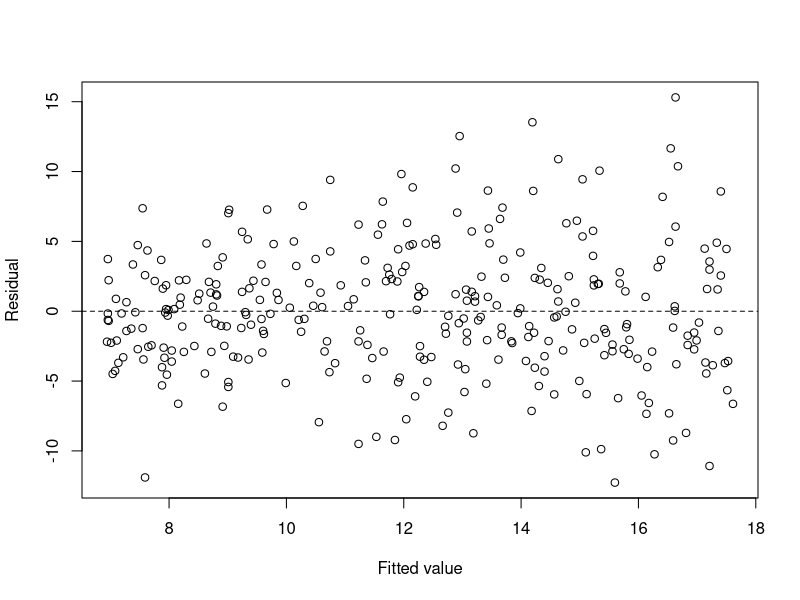
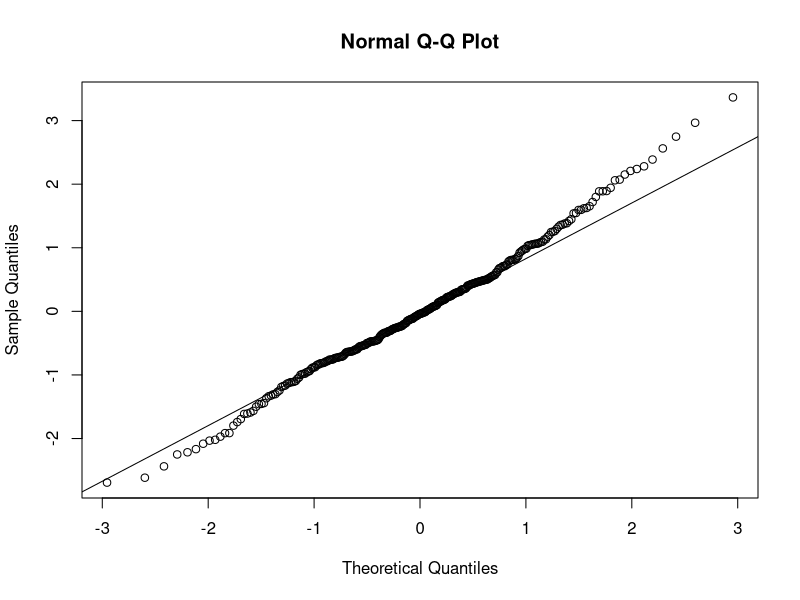

Source code (R) for these figures, in order:
## ---- chunk 1
#| label: imock-setup
#| include: false
# Chunk options only.
knitr::opts_chunk$set(echo = TRUE, message = FALSE, warning = FALSE,
                      fig.width = 7, fig.height = 4.5)
## ---- chunk 2
#| label: imock-load
ventures <- read.csv("data/qm-intermediate-mock-exam.csv")
ventures$digital <- factor(ventures$digital, levels = c("No", "Yes"))
## ---- chunk 3
#| label: imock-q1-fit
# Part 1
ventures <- read.csv("data/qm-intermediate-mock-exam.csv")
ventures$digital <- factor(ventures$digital, levels = c("No", "Yes"))
nrow(ventures)
mean(ventures$growth_pct)
max(ventures$growth_pct)

# Part 2
simple_model <- lm(growth_pct ~ marketing_10k, data = ventures)
coef(simple_model)

# Part 3
fit_50k <- predict(simple_model, newdata = data.frame(marketing_10k = 5))
fit_50k
11 - fit_50k
## ---- chunk 4
#| label: imock-q2-resid-plot
#| fig-height: 4
# Part 1
plot(fitted(simple_model), residuals(simple_model),
     xlab = "Fitted value", ylab = "Residual")
abline(h = 0, lty = 2)
## ---- chunk 5
#| label: imock-q2-flags
# Part 2
sum(abs(rstandard(simple_model)) > 3)
sum(cooks.distance(simple_model) > 4 / nobs(simple_model))
## ---- chunk 6
#| label: imock-q2-qq-plot
#| fig-height: 4
# Part 4
qqnorm(rstandard(simple_model))
qqline(rstandard(simple_model))
## ---- chunk 7
#| label: imock-q2-spread-check
#| include: false
# Checks the fan of part 1: spread of the residuals by third of fitted growth.
thirds <- cut(
  fitted(simple_model),
  breaks = quantile(fitted(simple_model), c(0, 1/3, 2/3, 1)),
  include.lowest = TRUE, labels = c("lowest", "middle", "highest")
)
tapply(residuals(simple_model), thirds, sd)
## ---- chunk 8
#| label: imock-colleague
#| include: false
# Checks the printed output of the colleague in Question 3.
set.seed(2026)
rows_200 <- sort(sample(nrow(ventures), 200))
ventures_200 <- ventures[rows_200, ]
model_200 <- lm(
  growth_pct ~ marketing_10k + experience_years + digital,
  data = ventures_200
)
summary(model_200)
SSE_200 <- sum(residuals(model_200)^2)
SST_200 <- sum((ventures_200$growth_pct - mean(ventures_200$growth_pct))^2)
c(SSE = SSE_200, SST = SST_200, R2 = 1 - SSE_200 / SST_200)
qt(0.975, df.residual(model_200))
confint(model_200)["marketing_10k", ]
## ---- chunk 9
#| label: imock-q4-anova
# Part 4
col_1 <- lm(growth_pct ~ marketing_10k + digital, data = ventures)
col_3 <- lm(
  growth_pct ~ marketing_10k + digital + experience_years + team_size,
  data = ventures
)
anova(col_1, col_3)
## ---- chunk 10
#| label: imock-q4-table
#| include: false
# Checks the regression table and the answers to parts 1 to 4 of Question 4.
col_2 <- lm(growth_pct ~ marketing_10k + digital + experience_years,
            data = ventures)
summary(col_1)
summary(col_2)
summary(col_3)
qt(0.975, df.residual(col_3))
b3 <- coef(col_3)
unname(3 * b3["marketing_10k"] + 4 * b3["experience_years"] + b3["digitalYes"])
confint(col_3)
cor(ventures$marketing_10k, ventures$experience_years)
((deviance(col_1) - deviance(col_3)) / 2) /
  (deviance(col_3) / df.residual(col_3))
## ---- chunk 11
#| label: imock-q5-interaction
# Part 1
interaction_model <- lm(
  growth_pct ~ spend_c * digital + experience_years,
  data = ventures
)
coef(interaction_model)
## ---- chunk 12
#| label: imock-q5-quadratic
# Part 2
curve_model <- lm(
  growth_pct ~ marketing_10k + I(marketing_10k^2) + digital +
    experience_years,
  data = ventures
)
coef(curve_model)
## ---- chunk 13
#| label: imock-q5-check
#| include: false
# Checks the answers to parts 1 to 3 of Question 5.
summary(interaction_model)$coefficients
b5 <- coef(interaction_model)
c(slope_physical = unname(b5["spend_c"]),
  slope_digital = unname(b5["spend_c"] + b5["spend_c:digitalYes"]))
bq <- coef(curve_model)
c(from_2_to_3 = unname(bq["marketing_10k"] +
                         bq["I(marketing_10k^2)"] * (2 * 2 + 1)),
  from_6_to_7 = unname(bq["marketing_10k"] +
                         bq["I(marketing_10k^2)"] * (2 * 6 + 1)))
unname(-bq["marketing_10k"] / (2 * bq["I(marketing_10k^2)"]))
max(ventures$marketing_10k)
## ---- chunk 14
#| label: imock-q6-decision
#| include: false
# Checks the numbers of Question 6.
2 * unname(coef(col_3)["marketing_10k"])
ci_marketing <- confint(col_3)["marketing_10k", ]
ci_marketing
extra_sales <- round(ci_marketing, 2) * 10000
extra_margin <- 0.5 * extra_sales
rbind(extra_sales, extra_margin)
## ---- chunk 15
#| label: imock-data
set.seed(734)
n_mock <- 320
marketing_10k <- round(runif(n_mock, 0.25, 8), 2)
experience_years <- sample(0:18, n_mock, replace = TRUE)
team_size <- sample(
  1:10, n_mock, replace = TRUE,
  prob = c(8, 16, 20, 20, 14, 9, 6, 4, 2, 1)
)
digital <- factor(
  ifelse(runif(n_mock) < 0.45, "Yes", "No"),
  levels = c("No", "Yes")
)
spend_c <- marketing_10k - 4
growth_mean <-
  8 + 1.10 * spend_c + 3 * (digital == "Yes") -
  0.10 * spend_c^2 + 0.30 * experience_years +
  0.70 * spend_c * (digital == "Yes") + 0.20 * team_size
growth_pct <- round(
  growth_mean + rnorm(n_mock, 0, 2.5 + 0.40 * marketing_10k),
  2
)
ventures <- data.frame(
  growth_pct, marketing_10k, experience_years, team_size, digital, spend_c
)
